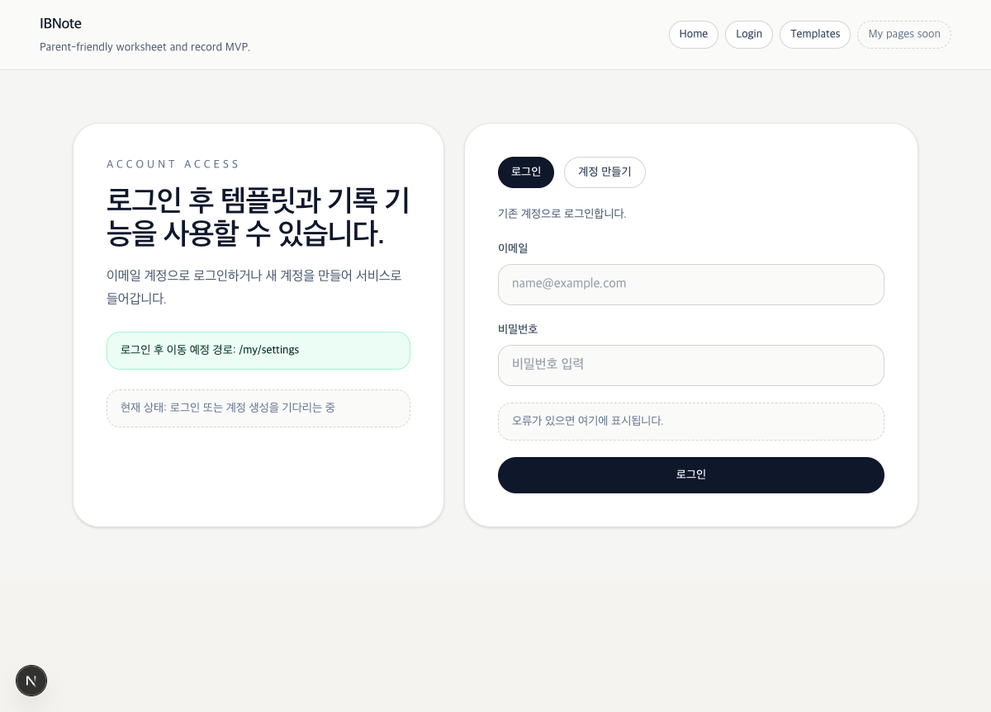
#> input picture evidence-protected-route-redirect.png, 991 x 712 px, shrunk from 1200 x 863 before the run
$ python crop169.py evidence-protected-route-redirect.png out.png
#> lines starting #> are read from the running program, lines starting #| are printed output that depends on the picture
import sys
from PIL import Image

def main():
    if len(sys.argv) != 3:
        print("Usage: python crop169.py <infile> <outfile>")
        sys.exit(1)

    infile = sys.argv[1]
    outfile = sys.argv[2]

    img = Image.open(infile)
#> img is the input picture: PIL image 991x712 RGB; mean R, G, B 240.9, 241.1, 240.4
    w, h = img.size
#> w = 991; h = 712

    # Calculate 16:9 crop height based on full width
    new_h = int(w * 9 / 16)
#> new_h = 557

    # Center crop vertical
    top = (h - new_h) // 2
#> top = 77
    bottom = top + new_h
#> bottom = 634

    cropped = img.crop((0, top, w, bottom))
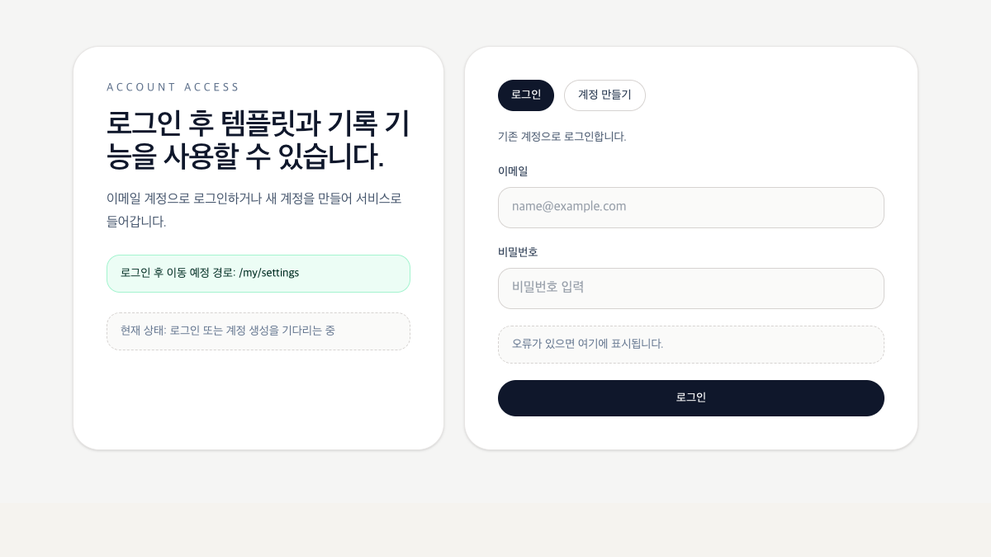
#> cropped: PIL image 991x557 RGB; mean R, G, B 239.8, 240.4, 240.2
    cropped.save(outfile)
    print(f"Successfully cropped to 16:9 and saved: {outfile}")

if __name__ == "__main__":
    main()
